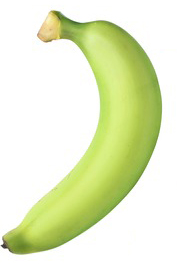
//> input picture 2.2/vision/wacharin/Image for Testing/banana Green.jpg, 177 x 266 px
$ ./LAB2 '../../../../../2.2/vision/wacharin/Image for Testing/banana Green.jpg'   (built with g++ and OpenCV 4)
//> lines starting //> are read from the running program, lines starting //| are printed output that depends on the picture; after the words box and inside, x2 and y2 are one past the last pixel; in counts of white or black regions, pixels touching at a corner belong together
#include <opencv2/opencv.hpp>
#include <iostream>
#include <vector>
#include <string>

using namespace cv;
using namespace std;

// Utility function to create file paths
string create_output_path(const string& input_path, const string& suffix) {
    size_t dot_pos = input_path.find_last_of('.');
    if (dot_pos == string::npos) return input_path + suffix;
    return input_path.substr(0, dot_pos) + suffix;
}

// Function to check contour features
bool contour_features(vector<Point> contour) {
    double area = contourArea(contour);
    if (area < 100) return false;

    double perimeter = arcLength(contour, true);
    double circularity = 4 * CV_PI * area / (perimeter * perimeter);

    return circularity > 0.6;
}

int main(int argc, char** argv) {
    // Check arguments
    if (argc != 2) {
        cout << "Usage: " << argv[0] << " <ImagePath>" << endl;
        return -1;
    }

    // Setup output paths
    string input_path = argv[1];
    string threshold_output = create_output_path(input_path, "_threshold.png");
    string edge_output = create_output_path(input_path, "_edge.png");
    string cropped_output = create_output_path(input_path, "_cropped.png");
    string polar_output = create_output_path(input_path, "_polar.png");
    string hist_output = create_output_path(input_path, "_histogram.png");

    // Read the input image
    Mat frame = imread(input_path);
//> frame is the input picture: 266 rows x 177 cols, CV_8UC3; mean B, G, R 199.7, 237.6, 229.3
    if (frame.empty()) {
        cout << "Error: Could not read the image: " << input_path << endl;
        return -1;
    }
    // Ensure values are explicitly float
    Point2f center(static_cast<float>(frame.cols) / 2.0f, static_cast<float>(frame.rows) / 2.0f);
//> center = Point(88.5, 133)
    float angle = 40.0f;  // Explicitly float
    float scaleFactor = 1.0f;   // Renamed to avoid conflict

    // Compute rotation matrix
    Mat rotation_matrix = getRotationMatrix2D(center, angle, scaleFactor);
    Mat rotated_frame;

    // Apply affine transformation
    warpAffine(frame, rotated_frame, rotation_matrix, frame.size());


    // Use rotated image for further processing
    frame = rotated_frame;

    // Initialize variables
    Mat dst_image1, src_gray, dst, grad;
    int scale = 1;
    int delta = 0;
    int ddepth = CV_16S;

    // Image preprocessing
    GaussianBlur(frame, dst_image1, Size(5, 5), 0, 0);
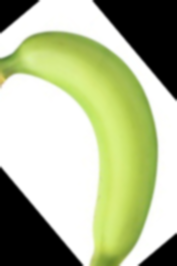
//> dst_image1: 266 rows x 177 cols, CV_8UC3; mean B, G, R 148.8, 185.5, 177.1
    cvtColor(dst_image1, src_gray, COLOR_BGR2GRAY);
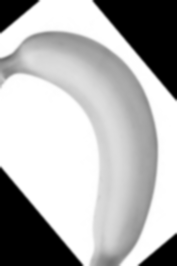
//> src_gray: 266 rows x 177 cols, CV_8UC1; min 0, max 255, mean 178.8

    // Compute gradients
    Mat grad_x, grad_y, abs_grad_x, abs_grad_y;
    Sobel(src_gray, grad_x, ddepth, 1, 0, 3, scale, delta, BORDER_DEFAULT);
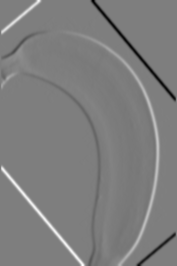
//> grad_x: 266 rows x 177 cols, CV_16SC1; min -552, max 562, mean 0.4; drawn with min black and max white
    Sobel(src_gray, grad_y, ddepth, 0, 1, 3, scale, delta, BORDER_DEFAULT);
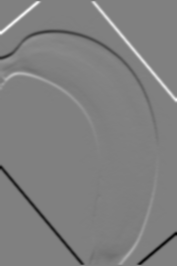
//> grad_y: 266 rows x 177 cols, CV_16SC1; min -570, max 564, mean -0.5; drawn with min black and max white
    convertScaleAbs(grad_x, abs_grad_x);
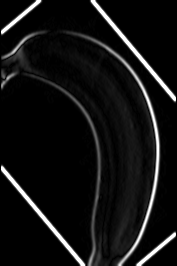
//> abs_grad_x: 266 rows x 177 cols, CV_8UC1; min 0, max 255, mean 18.5
    convertScaleAbs(grad_y, abs_grad_y);

    // Combine gradients and threshold
    addWeighted(abs_grad_x, 0.5, abs_grad_y, 0.5, 0, grad);
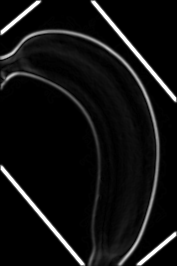
//> grad: 266 rows x 177 cols, CV_8UC1; min 0, max 255, mean 17.2
    threshold(grad, dst, 5, 255, THRESH_BINARY);
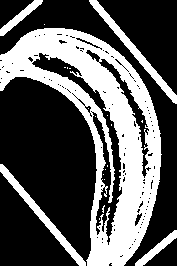
//> dst: 266 rows x 177 cols, CV_8UC1; 35.1% white; 20 white regions (15 under 20 px)
    //imwrite(threshold_output, dst);
    cout << "Saved threshold image to: " << threshold_output << endl;

    // Find contours
    vector<vector<Point>> contours;
    vector<Vec4i> hierarchy;
    findContours(dst, contours, hierarchy, RETR_TREE, CHAIN_APPROX_SIMPLE);
//> contours = 156 contours, 143 with area under 20; largest, box (x1, y1, x2, y2) and area: (0, 28, 162, 266) 17306, (31, 52, 123, 246) 2906, (98, 58, 150, 179) 911, (89, 0, 177, 104) 834, (0, 164, 86, 266) 818

    // Process contours
    vector<vector<Point>> contours_poly(contours.size());
//> contours_poly = 156 empty contours
    vector<vector<Point>> contours_cycle;
    vector<Rect> boundRect(contours.size());
    int valid_contours = 0;

    for (size_t i = 0; i < contours.size(); i++) {
        approxPolyDP(contours[i], contours_poly[valid_contours], 1, true);
        if (contours_poly[valid_contours].size() > 5 && contour_features(contours_poly[valid_contours])) {
            contours_cycle.push_back(contours_poly[valid_contours]);
            boundRect[valid_contours] = boundingRect(contours_poly[valid_contours]);
            valid_contours++;
        }
    }
//> this loop made 156 passes
//> (area in contour_features, perimeter in contour_features, circularity in contour_features) on passes 1 to 3: (326.5, 112.4, 0.325), (876, 269.2, 0.152), (17312, 703.5, 0.44)
//> after the loop, contours_poly = 156 entries, 1 filled: 1 contour; box (x1, y1, x2, y2) and area: (0, 0, 43, 36) 338; contours_cycle = 0 contours; valid_contours = 0

    // Find largest contour
    int max_area = 0;
    int max_idx = -1;
    for (int i = 0; i < valid_contours; i++) {
        int area = boundRect[i].width * boundRect[i].height;
        if (area > max_area) {
            max_area = area;
            max_idx = i;
        }
    }
//> this loop made 0 passes
//> after the loop, max_area = 0; max_idx = -1

    if (max_idx >= 0) {
        // Draw and save the contour detection
        Mat drawing = Mat::zeros(dst.size(), CV_8UC3);
        rectangle(frame, boundRect[max_idx], Scalar(0, 255, 0), 2);
        //imwrite(edge_output, frame);
        cout << "Saved edge detection to: " << edge_output << endl;

        // Crop and save the region of interest
        Mat crop;
        Mat(frame, boundRect[max_idx]).copyTo(crop);
        imwrite(cropped_output, crop);
        cout << "Saved cropped image to: " << cropped_output << endl;

        // Perform polar transform
        Mat polar_image;
        Point2f center(crop.cols / 2.0f, crop.rows / 2.0f);
        linearPolar(crop, polar_image, center, max(crop.rows, crop.cols) / 2, WARP_FILL_OUTLIERS);
        imwrite(polar_output, polar_image);
        cout << "Saved polar transform to: " << polar_output << endl;

        // Process edge region
        Mat imgEdge;
        Mat(polar_image, Rect(polar_image.cols - 90, 0, 90, polar_image.rows)).copyTo(imgEdge);
        rotate(imgEdge, imgEdge, ROTATE_90_COUNTERCLOCKWISE);
        cvtColor(imgEdge, imgEdge, COLOR_BGR2GRAY);

        // Calculate histogram
        const int MAX_HIST_SIZE = 1000;
        vector<int> histogram(MAX_HIST_SIZE, 0);
        int max_val = 0;

        for (int i = 0; i < imgEdge.cols; i++) {
            int sum = 0;
            for (int j = 0; j < imgEdge.rows; j++) {
                sum += imgEdge.at<uchar>(j, i);
            }
            if (i < MAX_HIST_SIZE) {
                histogram[i] = sum;
                max_val = max(max_val, sum);
            }
        }

        // Create and save histogram visualization
        Mat imgHist = Mat::zeros(Size(MAX_HIST_SIZE, 100), CV_8UC1);
        for (int i = 0; i < MAX_HIST_SIZE && i < imgEdge.cols; i++) {
            int height = static_cast<int>((histogram[i] / static_cast<float>(max_val)) * 100);
            line(imgHist, Point(i, 100 - height), Point(i, 100), Scalar(255));
        }
        imwrite(hist_output, imgHist);
        cout << "Saved histogram to: " << hist_output << endl;

        // Find and crop threshold region
        int start_col = -1, end_col = -1;
        for (int i = 0; i < imgEdge.cols; i++) {
            if (histogram[i] >= 2500 && histogram[i] <= 6500) {
                if (start_col == -1) start_col = i;
                end_col = i;
            }
        }


        if (start_col != -1 && end_col != -1) {
            Mat cropped_edge(imgEdge, Rect(start_col, 0, end_col - start_col + 1, imgEdge.rows));
            string threshold_region_output = create_output_path(input_path, "_threshold_region.png");
            imwrite(threshold_region_output, cropped_edge);
            cout << "Saved threshold region to: " << threshold_region_output << endl;
            cout << "Threshold range: " << start_col << " to " << end_col << endl;

            // Display results
            //imshow("Original Image", frame);
            imshow("Cropped Region", crop);
            imshow("Polar Transform", polar_image);
            imshow("Edge Rotation", imgEdge);
            imshow("Histogram", imgHist);
            imshow("Threshold Region", cropped_edge);
            cout << "Histogram values:" << endl;
            for (int i = 0; i < imgEdge.cols; i++) {
                cout << "histogram[" << i << "] = " << histogram[i] << endl;
            }
        }
        else {
            cout << "No regions found within threshold range 4000-6000" << endl;
        }
    }
    else {
        cout << "No valid contours found in the image" << endl;
    }

    // Wait for key press and clean up
    waitKey(0);
    destroyAllWindows();
    return 0;
}

$ run again, on 2.2/vision/wacharin/Image for Testing/banana.jpg
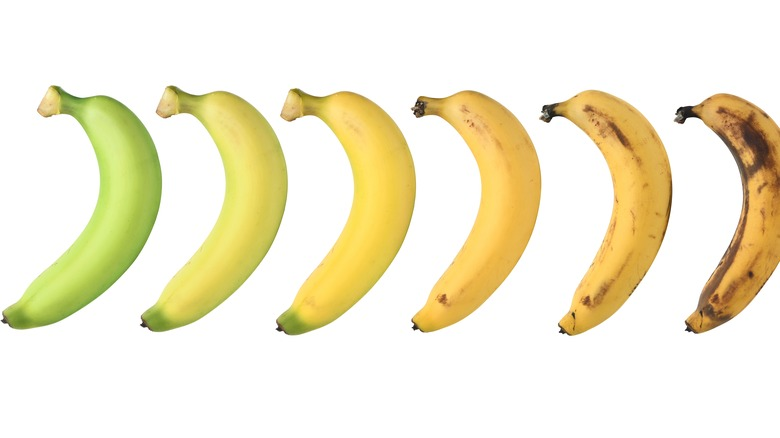
//> input picture 2.2/vision/wacharin/Image for Testing/banana.jpg, 780 x 438 px
//> frame is the input picture: 438 rows x 780 cols, CV_8UC3; mean B, G, R 209.8, 236.7, 243.2
//> `Sobel(src_gray, grad_y, ddepth, 0, 1, 3, scale, delta, BORDER_DEFAULT);`:
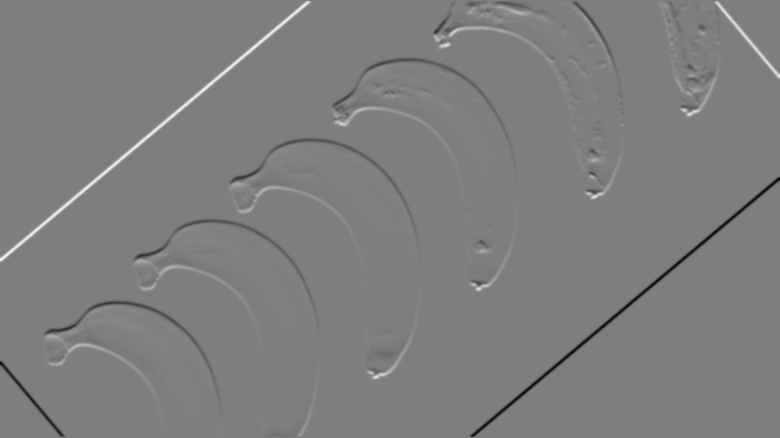
//> grad_y: 438 rows x 780 cols, CV_16SC1; min -560, max 568, mean 0.2; drawn with min black and max white
//> `threshold(grad, dst, 5, 255, THRESH_BINARY);`:
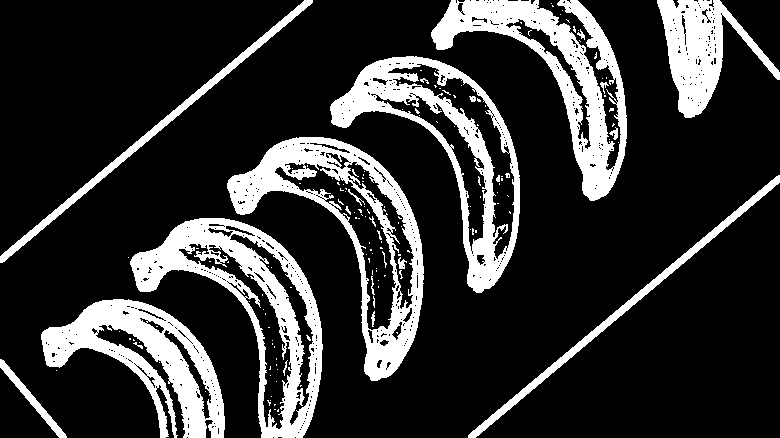
//> dst: 438 rows x 780 cols, CV_8UC1; 19.8% white; 157 white regions (133 under 20 px)
//> contours = 830 contours, 759 with area under 20; largest, box (x1, y1, x2, y2) and area: (227, 137, 424, 381) 18420, (130, 218, 323, 438) 17550, (330, 56, 520, 293) 17188, (431, 0, 627, 201) 11893, (41, 299, 225, 438) 10653
//> `vector<vector<Point>> contours_poly(contours.size());`: contours_poly = 830 empty contours
//> the loop `for (size_t i = 0; i < contours.size(); i++)` made 830 passes
//> (area in contour_features, perimeter in contour_features, circularity in contour_features) on passes 3, 9: (657, 209.2, 0.189), (10657, 1058.1, 0.12)
//> after the loop `for (size_t i = 0; i < contours.size(); i++)`: contours_poly = 830 entries, 1 filled: 1 contour; box (x1, y1, x2, y2) and area: (0, 0, 313, 263) 2710; contours_cycle = 0 contours; valid_contours = 0
//> after the loop `for (int i = 0; i < valid_contours; i++)`: max_idx = -1
